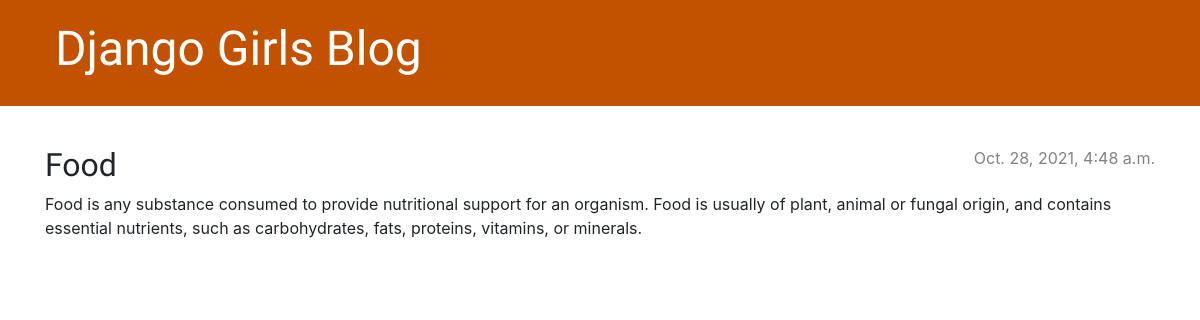
The app's page /post/1/ with its own data.
### blog/models.py (models this page shows, shortened)
class Post(models.Model):
    author = models.ForeignKey(settings.AUTH_USER_MODEL, on_delete=models.CASCADE)
    title = models.CharField(max_length=200)
    text = models.TextField()
    created_date = models.DateTimeField(default=timezone.now)
    published_date = models.DateTimeField(blank=True, null=True)

### blog/views.py (the view)
# urls.py: path('post/<int:pk>/', views.post_detail, name='post_detail'),
def post_detail(request, pk):
    post = get_object_or_404(Post, pk=pk)
    return render(request, 'blog/post_detail.html', {'post': post})

### blog/templates/blog/post_detail.html (shortened to what this page needs)
{% extends 'blog/base.html' %}
{% block content %}
    <article class="post">
        {% if post.published_date %}
            <time class="date">
                {{ post.published_date }}
            </time>
        {% endif %}
        <h2>{{ post.title }}</h2>
        <p>{{ post.text|linebreaksbr }}</p>
    </article>
{% endblock %}

### blog/static/css/blog.css (style rules this page uses)
h1, h2, h3, h4 { font-family: 'Lobster', cursive; }
.date { color: #828282; }
.post { margin-bottom: 70px; }
.post > .date, .post > .actions { float: right; }

### records on screen
Post: published_date "Oct. 28, 2021, 4:48 a.m.", title "Food", text "Food is any substance consumed to provide nutritional support for an organism. Food is usually of plant, animal or fungal origin, and contains essential nutrients, such as carbohydrates, fats, proteins, vitamins, or minerals."
